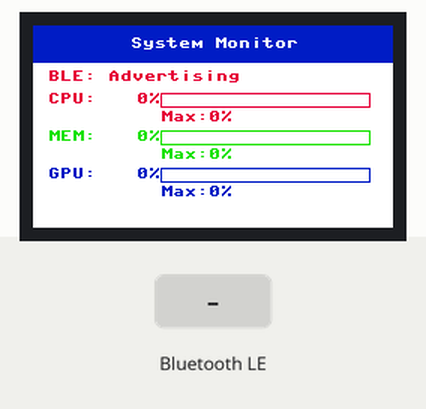
A program run on a simulated Raspberry Pi Pico running MicroPython. Parts: 240×135 colour display. Inputs (shaded band) come from the test bench. Nothing arrives over Bluetooth unless stated; what the program prints to the serial console is not drawn.

Above: at 1.8 s.
1.9 s: "c" written over Bluetooth
At 3.1 s:
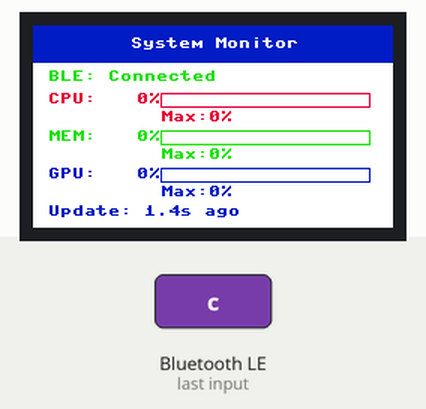
3.4 s: "g" written over Bluetooth
4.9 s: "m" written over Bluetooth
Timing chart, 0 to 7.9 s (numbered marks = the images above; inputs shaded):
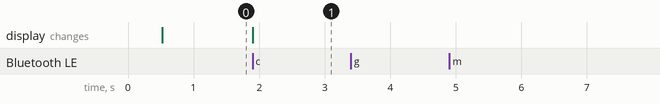

Measured:
- after the input at 1.9 s, the display: changes at once (image 1)
- after the input at 3.4 s, every drawn part: stays the same
- after the input at 4.9 s, every drawn part: stays the same

The program:

main.py
```python
import bluetooth
import json
from micropython import const
import time
from machine import Pin, PWM
from ble_advertising import advertising_payload
from Pico_LCD_1_14_V2 import LCD_1inch14

# Nordic UART Service (NUS)
NUS_SERVICE_UUID = bluetooth.UUID('6E400001-B5A3-F393-E0A9-E50E24DCCA9E')
NUS_RX_CHAR_UUID = bluetooth.UUID('6E400002-B5A3-F393-E0A9-E50E24DCCA9E')
NUS_TX_CHAR_UUID = bluetooth.UUID('6E400003-B5A3-F393-E0A9-E50E24DCCA9E')

# BLE flags
_FLAG_READ = const(0x0002)
_FLAG_NOTIFY = const(0x0010)
_FLAG_WRITE = const(0x0008)
_FLAG_WRITE_NO_RESPONSE = const(0x0004)

# IRQ constants
_IRQ_CENTRAL_CONNECT = const(1)
_IRQ_CENTRAL_DISCONNECT = const(2)
_IRQ_GATTS_WRITE = const(3)

class BLEMonitor:
    def __init__(self):
        print("\nInitializing BLE Monitor")
        print("1. Setting up LCD...")
        self.lcd = LCD_1inch14()
        pwm = PWM(Pin(13))
        pwm.freq(1000)
        pwm.duty_u16(65535)  # Full brightness

        # Buffer for incoming data
        self.rx_buffer = ""

        # Add tracking for min/max values
        self.min_values = {"c": 100, "m": 100, "g": 100}
        self.max_values = {"c": 0, "m": 0, "g": 0}
        self.last_update = 0

        # Initialize BLE
        print("2. Setting up BLE...")
        self.ble = bluetooth.BLE()
        print("- Stopping any existing BLE...")
        self.ble.active(False)
        time.sleep_ms(500)

        print("- Starting BLE...")
        self.ble.active(True)
        self.ble.config(gap_name='Pico-NUS')

        # Register UART Service
        print("3. Registering NUS service...")
        ((self.tx_handle, self.rx_handle),) = self.ble.gatts_register_services((
            (NUS_SERVICE_UUID, (
                (NUS_TX_CHAR_UUID, _FLAG_READ | _FLAG_NOTIFY),
                (NUS_RX_CHAR_UUID, _FLAG_WRITE | _FLAG_WRITE_NO_RESPONSE),
            )),
        ))

        print(f"- TX handle: {self.tx_handle}")
        print(f"- RX handle: {self.rx_handle}")

        # Set handler for IRQ events
        self.ble.irq(self._irq_handler)
        self.connections = set()

        # Start advertising
        print("4. Starting advertising...")
        self.advertise()

        # Initialize display
        print("5. Setting up display...")
        self.init_display()
        print("Initialization complete!")

    def init_display(self):
        # Clear to white
        self.lcd.fill(self.lcd.white)

        # Title bar with rounded corners
        self.lcd.fill_rect(0, 0, 240, 25, self.lcd.blue)
        self.lcd.text("System Monitor", 65, 8, self.lcd.white)

        # Initialize metrics area
        self.update_metrics({"c": 0, "m": 0, "g": 0})
        self.lcd.show()

    def update_min_max(self, metrics):
        for key in metrics:
            if metrics[key] < self.min_values[key]:
                self.min_values[key] = metrics[key]
            if metrics[key] > self.max_values[key]:
                self.max_values[key] = metrics[key]

    def draw_bar(self, x, y, value, max_width, color):
        # Background (light version of color)
        self.lcd.rect(x, y, max_width, 10, color)
        # Progress bar
        width = int((value * max_width) / 100)
        if width > 0:
            self.lcd.fill_rect(x, y, width, 10, color)

    def update_metrics(self, metrics):
        print("Updating display with metrics:", metrics)
        # Update min/max values
        self.update_min_max(metrics)

        # Clear metrics area
        self.lcd.fill_rect(0, 25, 240, 110, self.lcd.white)

        # Status line with timestamp
        current_time = time.ticks_ms()
        if self.connections:
            status = "Connected"
            color = self.lcd.green
        else:
            status = "Advertising"
            color = self.lcd.red
        self.lcd.text(f"BLE: {status}", 10, 30, color)

        # Metrics display
        y_start = 45
        bar_x = 85
        bar_width = 140

        try:
            # CPU
            self.lcd.text("CPU:", 10, y_start, self.lcd.red)
            self.lcd.text(f"{metrics['c']:>4}%", 45, y_start, self.lcd.red)
            self.draw_bar(bar_x, y_start, metrics['c'], bar_width, self.lcd.red)
            self.lcd.text(f"Max:{self.max_values['c']}%", 85, y_start + 12, self.lcd.red)

            # Memory
            y_pos = y_start + 25
            self.lcd.text("MEM:", 10, y_pos, self.lcd.green)
            self.lcd.text(f"{metrics['m']:>4}%", 45, y_pos, self.lcd.green)
            self.draw_bar(bar_x, y_pos, metrics['m'], bar_width, self.lcd.green)
            self.lcd.text(f"Max:{self.max_values['m']}%", 85, y_pos + 12, self.lcd.green)

            # GPU
            y_pos = y_start + 50
            self.lcd.text("GPU:", 10, y_pos, self.lcd.blue)
            self.lcd.text(f"{metrics['g']:>4}%", 45, y_pos, self.lcd.blue)
            self.draw_bar(bar_x, y_pos, metrics['g'], bar_width, self.lcd.blue)
            self.lcd.text(f"Max:{self.max_values['g']}%", 85, y_pos + 12, self.lcd.blue)

            # Show update time
            delta = time.ticks_diff(current_time, self.last_update) if self.last_update else 0
            if delta > 1000:  # If more than 1 second since last update
                self.lcd.text(f"Update: {delta/1000:.1f}s ago", 10, 120, self.lcd.blue)

            self.last_update = current_time
            self.lcd.show()
            print("Display updated successfully")

        except Exception as e:
            print("Error updating display elements:", e)

    def process_metrics(self, data):
        try:
            # Print raw received data
            print("Received raw data:", data)

            # Add to buffer
            self.rx_buffer += data.decode()
            print("Current buffer:", self.rx_buffer)

            # Check for complete JSON messages
            while '\n' in self.rx_buffer:
                # Split on newline
                line, self.rx_buffer = self.rx_buffer.split('\n', 1)
                print("Processing line:", line)

                # Parse and update display
                try:
                    metrics = json.loads(line)
                    print("Parsed metrics:", metrics)
                    self.update_metrics(metrics)
                except json.JSONDecodeError as je:
                    print("JSON parsing error:", je)
                    self.rx_buffer = ""  # Clear buffer on JSON error
                except Exception as e:
                    print("Error updating display:", e)

        except Exception as e:
            print("Error processing data:", e)
            self.rx_buffer = ""  # Clear buffer on error

    def _irq_handler(self, event, data):
        if event == _IRQ_CENTRAL_CONNECT:
            conn_handle, _, _ = data
            print(f"Connected! Handle: {conn_handle}")
            self.connections.add(conn_handle)
            self.update_metrics({"c": 0, "m": 0, "g": 0})

        elif event == _IRQ_CENTRAL_DISCONNECT:
            conn_handle, _, _ = data
            print(f"Disconnected! Handle: {conn_handle}")
            if conn_handle in self.connections:
                self.connections.remove(conn_handle)
            self.rx_buffer = ""  # Clear buffer
            self.advertise()
            self.update_metrics({"c": 0, "m": 0, "g": 0})

        elif event == _IRQ_GATTS_WRITE:
            conn_handle, value_handle = data
            if value_handle == self.rx_handle:
                value = self.ble.gatts_read(value_handle)
                self.process_metrics(value)

    def advertise(self):
        name = bytes('Pico-NUS', 'UTF-8')
        adv_data = bytearray([
            0x02, 0x01, 0x06,  # General discoverable
            0x03, 0x03, 0x0A, 0x18,  # Nordic UART Service
            len(name) + 1, 0x09] + list(name))  # Complete name

        print("Starting advertising...")
        print(f"Advertisement data: {bytes(adv_data).hex()}")
        self.ble.gap_advertise(100000, adv_data=adv_data)

def main():
    print("=== Starting BLE Monitor ===")
    monitor = BLEMonitor()
    try:
        while True:
            time.sleep_ms(100)
    except Exception as e:
        print(f"Error in main loop: {e}")
        raise

if __name__ == "__main__":
    main()
```

ble_advertising.py
```python
from micropython import const
import struct
import bluetooth

# Advertising payloads are repeated packets of the following form:
#   1 byte data length (N + 1)
#   1 byte type (see constants below)
#   N bytes type-specific data

_ADV_TYPE_FLAGS = const(0x01)
_ADV_TYPE_NAME = const(0x09)
_ADV_TYPE_UUID16_COMPLETE = const(0x3)
_ADV_TYPE_UUID32_COMPLETE = const(0x5)
_ADV_TYPE_UUID128_COMPLETE = const(0x7)
_ADV_TYPE_UUID16_MORE = const(0x2)
_ADV_TYPE_UUID32_MORE = const(0x4)
_ADV_TYPE_UUID128_MORE = const(0x6)
_ADV_TYPE_APPEARANCE = const(0x19)

def advertising_payload(limited_disc=False, br_edr=False, name=None, services=None, appearance=0):
    print("Creating advertising payload:")
    print("- Name:", name)
    print("- Services:", services)

    payload = bytearray()

    def _append(adv_type, value):
        nonlocal payload
        payload += struct.pack("BB", len(value) + 1, adv_type) + value
        print(f"- Appending type 0x{adv_type:02x}, length {len(value) + 1}")

    _append(
        _ADV_TYPE_FLAGS,
        struct.pack("B", (0x01 if limited_disc else 0x02) + (0x18 if br_edr else 0x04)),
    )

    if name:
        name_bytes = name.encode()
        _append(_ADV_TYPE_NAME, name_bytes)
        print(f"- Added name: {name} (length: {len(name_bytes)})")

    if services:
        for uuid in services:
            b = bytes(uuid)
            if len(b) == 2:
                _append(_ADV_TYPE_UUID16_COMPLETE, b)
                print(f"- Added 16-bit UUID: {uuid}")
            elif len(b) == 4:
                _append(_ADV_TYPE_UUID32_COMPLETE, b)
                print(f"- Added 32-bit UUID: {uuid}")
            elif len(b) == 16:
                _append(_ADV_TYPE_UUID128_COMPLETE, b)
                print(f"- Added 128-bit UUID: {uuid}")

    if appearance:
        _append(_ADV_TYPE_APPEARANCE, struct.pack("<h", appearance))
        print(f"- Added appearance: {appearance}")

    print(f"Total payload length: {len(payload)} bytes")
    return payload
```

Pico_LCD_1_14_V2.py
```python
from machine import Pin,SPI,PWM
import framebuf
import time

BL = 13
DC = 8
RST = 12
MOSI = 11
SCK = 10
CS = 9


class LCD_1inch14(framebuf.FrameBuffer):
    def __init__(self):
        self.width = 240
        self.height = 135

        self.cs = Pin(CS,Pin.OUT)
        self.rst = Pin(RST,Pin.OUT)

        self.cs(1)
        self.spi = SPI(1)
        self.spi = SPI(1,1000_000)
        self.spi = SPI(1,10000_000,polarity=0, phase=0,sck=Pin(SCK),mosi=Pin(MOSI),miso=None)
        self.dc = Pin(DC,Pin.OUT)
        self.dc(1)
        self.buffer = bytearray(self.height * self.width * 2)
        super().__init__(self.buffer, self.width, self.height, framebuf.RGB565)
        self.init_display()

        self.red   =   0x07E0
        self.green =   0x001f
        self.blue  =   0xf800
        self.white =   0xffff

    def write_cmd(self, cmd):
        self.cs(1)
        self.dc(0)
        self.cs(0)
        self.spi.write(bytearray([cmd]))
        self.cs(1)

    def write_data(self, buf):
        self.cs(1)
        self.dc(1)
        self.cs(0)
        self.spi.write(bytearray([buf]))
        self.cs(1)

    def init_display(self):
        """Initialize dispaly"""
        self.rst(1)
        self.rst(0)
        self.rst(1)

        self.write_cmd(0x36)
        self.write_data(0x70)

        self.write_cmd(0x3A)
        self.write_data(0x05)

        self.write_cmd(0xB2)
        self.write_data(0x0C)
        self.write_data(0x0C)
        self.write_data(0x00)
        self.write_data(0x33)
        self.write_data(0x33)

        self.write_cmd(0xB7)
        self.write_data(0x35)

        self.write_cmd(0xBB)
        self.write_data(0x19)

        self.write_cmd(0xC0)
        self.write_data(0x2C)

        self.write_cmd(0xC2)
        self.write_data(0x01)

        self.write_cmd(0xC3)
        self.write_data(0x12)

        self.write_cmd(0xC4)
        self.write_data(0x20)

        self.write_cmd(0xC6)
        self.write_data(0x0F)

        self.write_cmd(0xD0)
        self.write_data(0xA4)
        self.write_data(0xA1)

        self.write_cmd(0xE0)
        self.write_data(0xD0)
        self.write_data(0x04)
        self.write_data(0x0D)
        self.write_data(0x11)
        self.write_data(0x13)
        self.write_data(0x2B)
        self.write_data(0x3F)
        self.write_data(0x54)
        self.write_data(0x4C)
        self.write_data(0x18)
        self.write_data(0x0D)
        self.write_data(0x0B)
        self.write_data(0x1F)
        self.write_data(0x23)

        self.write_cmd(0xE1)
        self.write_data(0xD0)
        self.write_data(0x04)
        self.write_data(0x0C)
        self.write_data(0x11)
        self.write_data(0x13)
        self.write_data(0x2C)
        self.write_data(0x3F)
        self.write_data(0x44)
        self.write_data(0x51)
        self.write_data(0x2F)
        self.write_data(0x1F)
        self.write_data(0x1F)
        self.write_data(0x20)
        self.write_data(0x23)

        self.write_cmd(0x21)

        self.write_cmd(0x11)

        self.write_cmd(0x29)

    def show(self):
        self.write_cmd(0x2A)
        self.write_data(0x00)
        self.write_data(0x28)
        self.write_data(0x01)
        self.write_data(0x17)

        self.write_cmd(0x2B)
        self.write_data(0x00)
        self.write_data(0x35)
        self.write_data(0x00)
        self.write_data(0xBB)

        self.write_cmd(0x2C)

        self.cs(1)
        self.dc(1)
        self.cs(0)
        self.spi.write(self.buffer)
        self.cs(1)

if __name__=='__main__':
    pwm = PWM(Pin(BL))
    pwm.freq(1000)
    pwm.duty_u16(32768)#max 65535

    LCD = LCD_1inch14()
    #color BRG
    LCD.fill(LCD.white)

    LCD.show()
    LCD.text("Raspberry Pi Pico",90,40,LCD.red)
    LCD.text("PicoGo",90,60,LCD.green)
    LCD.text("Pico-LCD-1.14",90,80,LCD.blue)


    LCD.hline(10,10,220,LCD.blue)
    LCD.hline(10,125,220,LCD.blue)
    LCD.vline(10,10,115,LCD.blue)
    LCD.vline(230,10,115,LCD.blue)


    LCD.show()
    keyA = Pin(15,Pin.IN,Pin.PULL_UP)
    keyB = Pin(17,Pin.IN,Pin.PULL_UP)

    key2 = Pin(2 ,Pin.IN,Pin.PULL_UP) #上
    key3 = Pin(3 ,Pin.IN,Pin.PULL_UP)#中
    key4 = Pin(16 ,Pin.IN,Pin.PULL_UP)#左
    key5 = Pin(18 ,Pin.IN,Pin.PULL_UP)#下
    key6 = Pin(20 ,Pin.IN,Pin.PULL_UP)#右

    while(1):
        if(keyA.value() == 0):
            LCD.fill_rect(208,12,20,20,LCD.red)
        else :
            LCD.fill_rect(208,12,20,20,LCD.white)
            LCD.rect(208,12,20,20,LCD.red)


        if(keyB.value() == 0):
            LCD.fill_rect(208,103,20,20,LCD.red)
        else :
            LCD.fill_rect(208,103,20,20,LCD.white)
            LCD.rect(208,103,20,20,LCD.red)


        if(key2.value() == 0):#上
            LCD.fill_rect(37,35,20,20,LCD.red)
        else :
            LCD.fill_rect(37,35,20,20,LCD.white)
            LCD.rect(37,35,20,20,LCD.red)


        if(key3.value() == 0):#中
            LCD.fill_rect(37,60,20,20,LCD.red)
        else :
            LCD.fill_rect(37,60,20,20,LCD.white)
            LCD.rect(37,60,20,20,LCD.red)


        if(key4.value() == 0):#左
            LCD.fill_rect(12,60,20,20,LCD.red)
        else :
            LCD.fill_rect(12,60,20,20,LCD.white)
            LCD.rect(12,60,20,20,LCD.red)


        if(key5.value() == 0):#下
            LCD.fill_rect(37,85,20,20,LCD.red)
        else :
            LCD.fill_rect(37,85,20,20,LCD.white)
            LCD.rect(37,85,20,20,LCD.red)


        if(key6.value() == 0):#右
            LCD.fill_rect(62,60,20,20,LCD.red)
        else :
            LCD.fill_rect(62,60,20,20,LCD.white)
            LCD.rect(62,60,20,20,LCD.red)


        LCD.show()
    time.sleep(1)
    LCD.fill(0xFFFF)
```
